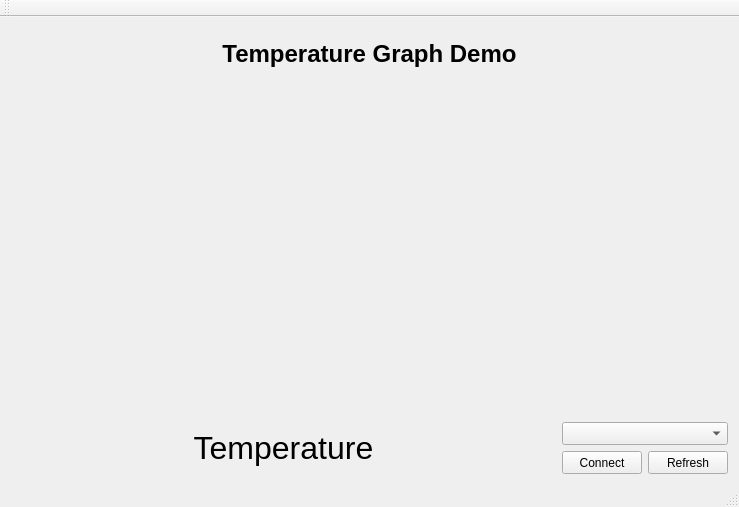
<?xml version="1.0" encoding="UTF-8"?>
<ui version="4.0">
 <class>MainWindow</class>
 <widget class="QMainWindow" name="MainWindow">
  <property name="geometry">
   <rect>
    <x>0</x>
    <y>0</y>
    <width>739</width>
    <height>507</height>
   </rect>
  </property>
  <property name="windowTitle">
   <string>MainWindow</string>
  </property>
  <widget class="QWidget" name="centralWidget">
   <layout class="QHBoxLayout" name="horizontalLayout_3">
    <item>
     <layout class="QVBoxLayout" name="verticalLayout_2">
      <item>
       <widget class="QLabel" name="lblTitle">
        <property name="maximumSize">
         <size>
          <width>16777215</width>
          <height>60</height>
         </size>
        </property>
        <property name="font">
         <font>
          <pointsize>18</pointsize>
          <weight>75</weight>
          <bold>true</bold>
         </font>
        </property>
        <property name="text">
         <string>Temperature Graph Demo</string>
        </property>
        <property name="alignment">
         <set>Qt::AlignCenter</set>
        </property>
       </widget>
      </item>
      <item>
       <widget class="QCustomPlot" name="customPlot" native="true">
        <property name="minimumSize">
         <size>
          <width>0</width>
          <height>330</height>
         </size>
        </property>
       </widget>
      </item>
      <item>
       <layout class="QHBoxLayout" name="horizontalLayout_2">
        <item>
         <widget class="QLabel" name="lblTemp">
          <property name="sizePolicy">
           <sizepolicy hsizetype="Expanding" vsizetype="Preferred">
            <horstretch>0</horstretch>
            <verstretch>0</verstretch>
           </sizepolicy>
          </property>
          <property name="maximumSize">
           <size>
            <width>16777215</width>
            <height>50</height>
           </size>
          </property>
          <property name="font">
           <font>
            <pointsize>24</pointsize>
           </font>
          </property>
          <property name="text">
           <string>Temperature</string>
          </property>
          <property name="alignment">
           <set>Qt::AlignCenter</set>
          </property>
         </widget>
        </item>
        <item>
         <layout class="QVBoxLayout" name="verticalLayout">
          <item>
           <widget class="QComboBox" name="cbPort">
            <property name="minimumSize">
             <size>
              <width>0</width>
              <height>0</height>
             </size>
            </property>
            <property name="maximumSize">
             <size>
              <width>16777215</width>
              <height>30</height>
             </size>
            </property>
           </widget>
          </item>
          <item>
           <layout class="QHBoxLayout" name="horizontalLayout">
            <item>
             <widget class="QPushButton" name="btnConnect">
              <property name="maximumSize">
               <size>
                <width>100</width>
                <height>30</height>
               </size>
              </property>
              <property name="text">
               <string>Connect</string>
              </property>
             </widget>
            </item>
            <item>
             <widget class="QPushButton" name="btnRefresh">
              <property name="sizePolicy">
               <sizepolicy hsizetype="Minimum" vsizetype="Fixed">
                <horstretch>0</horstretch>
                <verstretch>0</verstretch>
               </sizepolicy>
              </property>
              <property name="maximumSize">
               <size>
                <width>100</width>
                <height>30</height>
               </size>
              </property>
              <property name="text">
               <string>Refresh</string>
              </property>
             </widget>
            </item>
           </layout>
          </item>
         </layout>
        </item>
       </layout>
      </item>
     </layout>
    </item>
   </layout>
  </widget>
  <widget class="QMenuBar" name="menuBar">
   <property name="geometry">
    <rect>
     <x>0</x>
     <y>0</y>
     <width>739</width>
     <height>19</height>
    </rect>
   </property>
  </widget>
  <widget class="QToolBar" name="mainToolBar">
   <attribute name="toolBarArea">
    <enum>TopToolBarArea</enum>
   </attribute>
   <attribute name="toolBarBreak">
    <bool>false</bool>
   </attribute>
  </widget>
  <widget class="QStatusBar" name="statusBar"/>
 </widget>
 <layoutdefault spacing="6" margin="11"/>
 <customwidgets>
  <customwidget>
   <class>QCustomPlot</class>
   <extends>QWidget</extends>
   <header>qcustomplot.h</header>
   <container>1</container>
  </customwidget>
 </customwidgets>
 <resources/>
 <connections/>
</ui>
